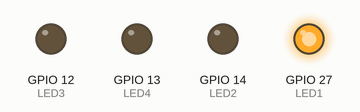
This sketch was run on a simulated ESP32. On the bench: output pins drawn as LEDs (lit = HIGH).

Above: at 0.05 s.
At 1.35 s:
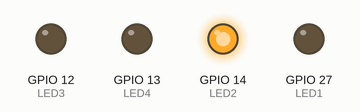
At 2.15 s:
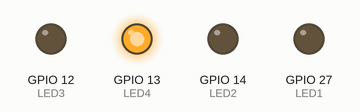
At 2.85 s:
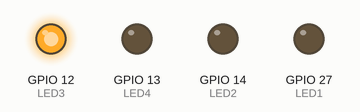
Timing chart, 0 to 3.1 s (numbered marks = the images above):
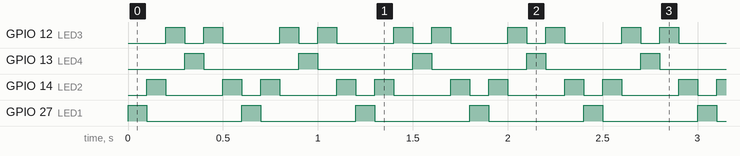

The sketch:

D1_04_KITT.ino
```cpp
/*Blink_todos los LEDs*/

/*En este programa se activarán todos los pines como salidas digitales, se hará una pausa,
 se apagarán y se hará otra pausa en un ciclo infinito*/

/*Se declaran todos los pines GPIO en sentido antihorario iniciando con el pin inferior de la derecha*/


const byte LED1 = 27;
const byte LED2 = 14;
const byte LED3 = 12;
const byte LED4 = 13;


void setup() {
  // Se define que se usarán los pines como salidas.
  pinMode(LED1, OUTPUT);
  pinMode(LED2, OUTPUT);
  pinMode(LED3, OUTPUT);
  pinMode(LED4, OUTPUT);
}


void loop() {
  // Estado 1
  digitalWrite(LED2, LOW);
  digitalWrite(LED1, HIGH);
  delay(100);
  // Estado 2
  digitalWrite(LED1, LOW);
  digitalWrite(LED2, HIGH);
  delay(100);
  // Estado 3
  digitalWrite(LED2, LOW);
  digitalWrite(LED3, HIGH);
  delay(100);
  // Estado 4
  digitalWrite(LED3, LOW);
  digitalWrite(LED4, HIGH);
  delay(100);
  // Estado 5
  digitalWrite(LED4, LOW);
  digitalWrite(LED3, HIGH);
  delay(100);
  // Estado 6
  digitalWrite(LED3, LOW);
  digitalWrite(LED2, HIGH);
  delay(100);


}
```

Measured:
- by itself, GPIO 12 (LED3): repeats every 0.60 s: LOW 0.10 s, HIGH 0.10 s, LOW 0.30 s, HIGH 0.10 s
- by itself, GPIO 13 (LED4), GPIO 27 (LED1): alternates HIGH for 0.10 s and LOW for 0.50 s
- by itself, GPIO 14 (LED2): repeats every 0.60 s: LOW 0.30 s, HIGH 0.10 s, LOW 0.10 s, HIGH 0.10 s
